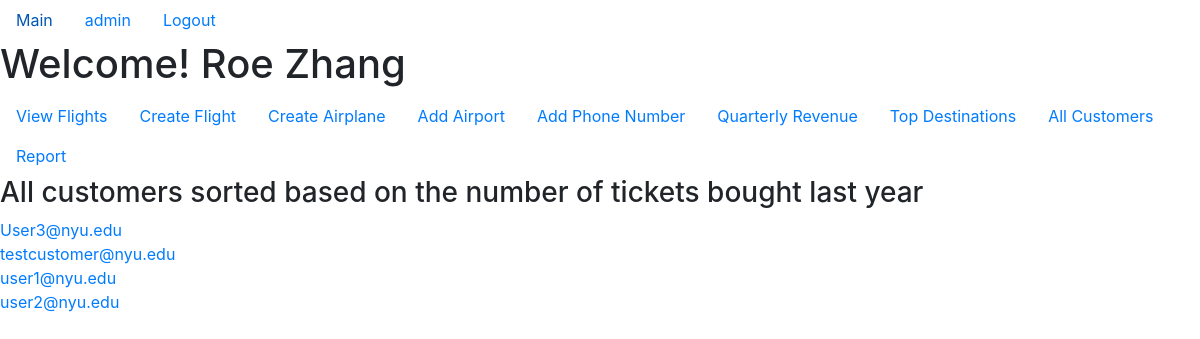
Screenshot of /allCustomers (signed in) with the database file from the repository.
### app/models.py (models this page shows, shortened)
class Staff(db.Model, UserMixin):
    username = db.Column(db.String(20), primary_key=True)
    password = db.Column(db.String(60), nullable=False)
    first_name = db.Column(db.String(20), nullable=False)
    last_name = db.Column(db.String(20), nullable=False)
    date_of_birth = db.Column(db.Date, nullable=False)
    airline_name = db.Column(db.String(20),
                             db.ForeignKey("airline.name"),
                             nullable=False)
    phones = db.relationship("Phone", backref="staff", lazy=True)
    def get_id(self):
        return self.username
    def get_user_type(self):
        return "Staff"

class Customer(db.Model, UserMixin):
    email = db.Column(db.String(120), primary_key=True)
    password = db.Column(db.String(60), nullable=False)
    name = db.Column(db.String(100), nullable=False)
    building = db.Column(db.String(20), nullable=False)
    street = db.Column(db.String(20), nullable=False)
    city = db.Column(db.String(20), nullable=False)
    state = db.Column(db.String(20), nullable=False)
    phone = db.Column(db.String(20), nullable=False)
    passport_number = db.Column(db.String(20),nullable=False)
    passport_expire = db.Column(db.Date, nullable=False)
    passport_country = db.Column(db.String(20), nullable=False)
    date_of_birth = db.Column(db.Date, nullable=False)
    tickets = db.relationship("Ticket", backref="customer", lazy=True)

### app/routes.py (the view)
@app.route("/allCustomers", methods=["GET"])
@login_required
def all_customers():
    if (current_user.get_user_type() == "Customer"):
        flash("You cannot view all customers")
        return redirect(url_for("home"))
    last_year = datetime.datetime.today().year - 1
    last_year_start = datetime.datetime(last_year, 1, 1)
    this_year_start = datetime.datetime(last_year+1, 1, 1)
    query = '''select customer.email
               from customer
               order by (select count(ticket.id)
                         from ticket
                         where ticket.airline_name="{}"
                         and ticket.purchase_datetime >= "{}"
                         and ticket.purchase_datetime < "{}"
                         and ticket.customer_email=customer.email
                         group by ticket.customer_email) desc'''.format(current_user.airline_name,
                                                                        str(last_year_start),
                                                                        str(this_year_start))
    result = db.session.execute(query)
    return render_template("all_customers.html", result=result)

### app/models.py (called while the page is built)
@login_manager.user_loader
def load_user(user_id):
    result = Staff.query.get(user_id)
    if (result is None):
        return Customer.query.get(user_id)
    else:
        return result

### app/templates/all_customers.html
{% extends "staff_layout.html" %}
{% block home_content %}
<h3>All customers sorted based on the number of tickets bought last year</h3>
{% for row in result %}
    <a href="{{ url_for('view_customer', email=row[0]) }}">{{ row[0] }}</a><br>
{% endfor %}
{% endblock %}

### app/templates/staff_layout.html
{% extends "layout.html" %}
{% block content %}
    <h1>Welcome! {{ current_user.first_name }} {{ current_user.last_name }}</h1>
    <ul class="nav">
        <li class="nav-item">
            <a class="nav-link" href="{{ url_for('staff_flights') }}"">View Flights</a>
        </li>
        <li class="nav-item">
            <a class="nav-link" href="{{ url_for('create_flight') }}">Create Flight</a>
        </li>
        <li class="nav-item">
            <a class="nav-link" href="{{ url_for('create_airplane') }}">Create Airplane</a>
        </li>
        <li class="nav-item">
            <a class="nav-link" href="{{ url_for('add_airport') }}">Add Airport</a>
        </li>
        <li class="nav-item">
            <a class="nav-link" href="{{ url_for('add_phone_number') }}">Add Phone Number</a>
        </li>
        <li class="nav-item">
            <a class="nav-link" href="{{ url_for('quarterly_revenue_earned') }}">Quarterly Revenue</a>
        </li>
        <li class="nav-item">
            <a class="nav-link" href="{{ url_for('top_destinations') }}">Top Destinations</a>
        </li>
        <li class="nav-item">
            <a class="nav-link" href="{{ url_for('all_customers') }}">All Customers</a>
        </li>
        <li class="nav-item">
            <a class="nav-link" href="{{ url_for('report') }}">Report</a>
        </li>
    </ul>
    {% block home_content %}{% endblock %}
{% endblock content %}

### app/templates/layout.html (shortened to what this page needs)
<!DOCTYPE html>
<html lang="en">
<head>
    <link rel="stylesheet" href="https://stackpath.bootstrapcdn.com/bootstrap/4.4.1/css/bootstrap.min.css">
    <link rel="stylesheet" href="https://cdnjs.cloudflare.com/ajax/libs/Chart.js/2.9.3/Chart.min.css" />
</head>
<body>
    <ul class="nav">
        <li class="nav-item">
            <a class="nav-link" href="{{ url_for('home') }}">Main</a>
        </li>
        {% if current_user.is_authenticated %}
            <li class="nav-item">
                {% if current_user.get_user_type() == "Customer" %}
                    <a class="nav-link" href="{{ url_for('customer_future_flights') }}">{{ current_user.get_id() }}</a>
                {% else %}
                    <a class="nav-link" href="{{ url_for('staff_flights') }}">{{ current_user.get_id() }}</a>
                {% endif %}
            </li>
            <li class="nav-item">
                <a class="nav-link" href="{{ url_for('logout') }}">Logout</a>
            </li>
        {% endif %}
    </ul>
    {% block content %}{% endblock %}
</body>
</html>

### rows the page displays
Staff: get_id "admin", first_name "Roe", last_name "Zhang"
Customer: email "User3@nyu.edu"
Customer: email "testcustomer@nyu.edu"
Customer: email "user1@nyu.edu"
Customer: email "user2@nyu.edu"
